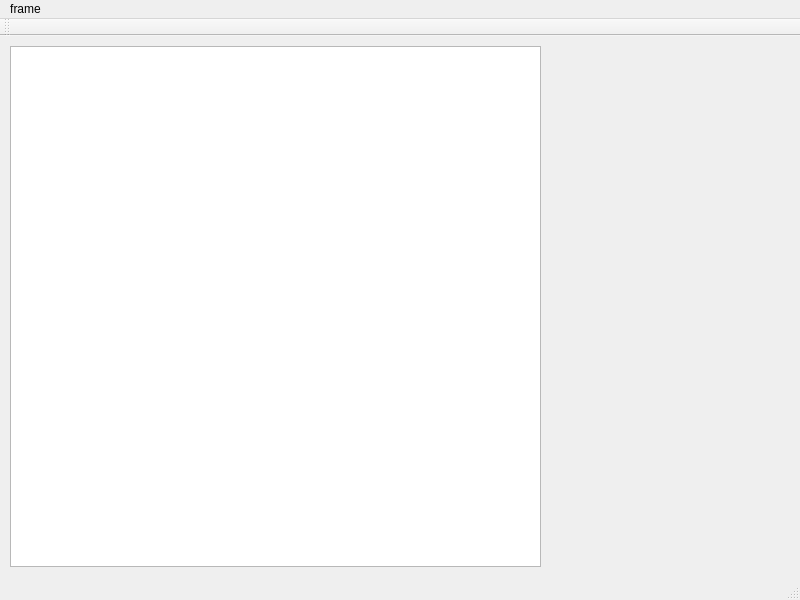
<?xml version="1.0" encoding="UTF-8"?>
<ui version="4.0">
 <class>MainWindow</class>
 <widget class="QMainWindow" name="MainWindow">
  <property name="geometry">
   <rect>
    <x>0</x>
    <y>0</y>
    <width>800</width>
    <height>600</height>
   </rect>
  </property>
  <property name="windowTitle">
   <string>MainWindow</string>
  </property>
  <widget class="QWidget" name="centralwidget">
   <widget class="QTextEdit" name="textEdit">
    <property name="geometry">
     <rect>
      <x>10</x>
      <y>10</y>
      <width>531</width>
      <height>521</height>
     </rect>
    </property>
   </widget>
  </widget>
  <widget class="QMenuBar" name="menubar">
   <property name="geometry">
    <rect>
     <x>0</x>
     <y>0</y>
     <width>800</width>
     <height>25</height>
    </rect>
   </property>
   <widget class="QMenu" name="menuframe">
    <property name="title">
     <string>frame</string>
    </property>
   </widget>
   <addaction name="menuframe"/>
  </widget>
  <widget class="QStatusBar" name="statusbar"/>
  <widget class="QToolBar" name="toolBar">
   <property name="windowTitle">
    <string>toolBar</string>
   </property>
   <attribute name="toolBarArea">
    <enum>TopToolBarArea</enum>
   </attribute>
   <attribute name="toolBarBreak">
    <bool>false</bool>
   </attribute>
  </widget>
 </widget>
 <resources/>
 <connections/>
</ui>
